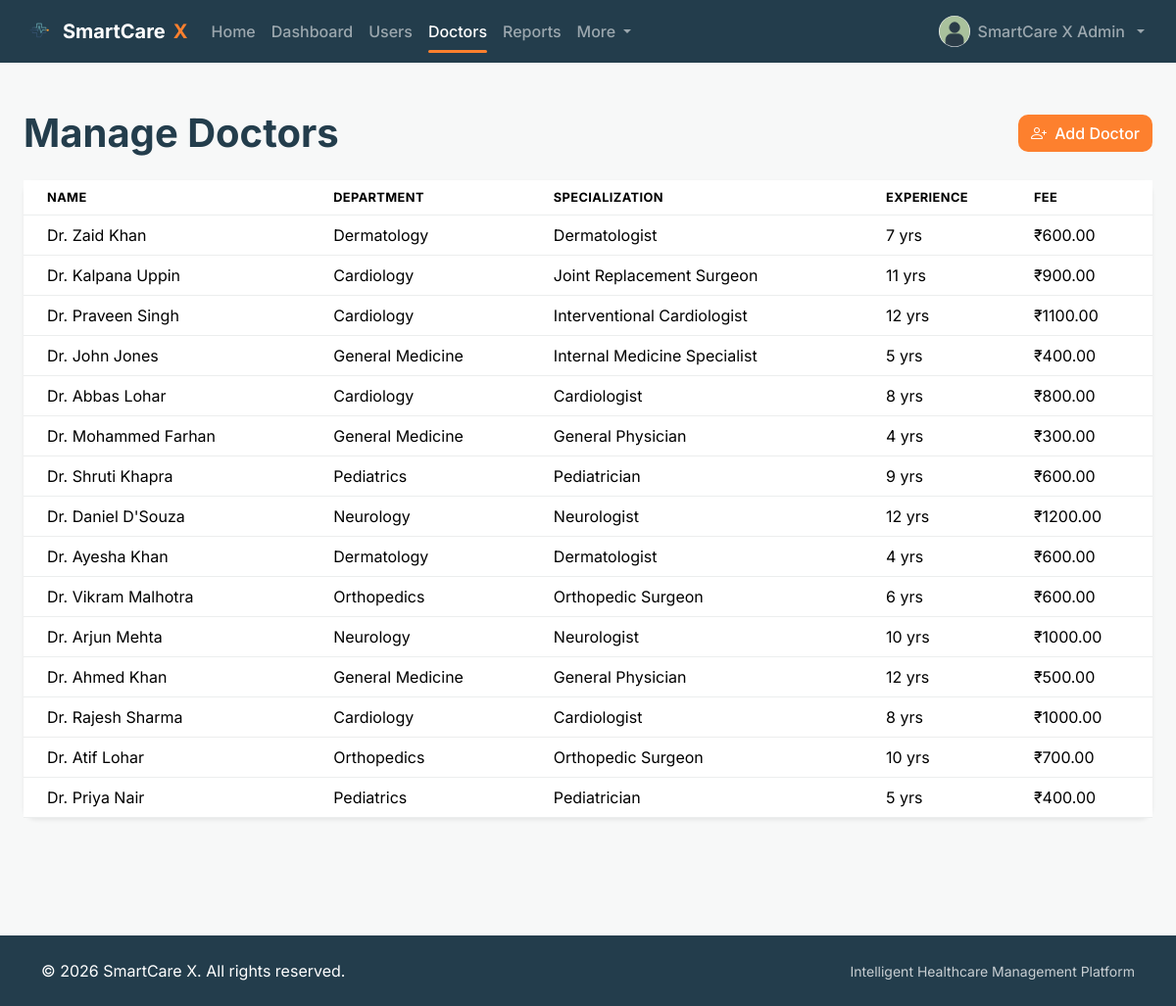
Page /admin/doctors (signed in) on the committed database.
### smartcare/models/user.py (models this page shows, shortened)
class User(db.Model, UserMixin):
    __tablename__ = "users"
    id = db.Column(db.Integer, primary_key=True)
    full_name = db.Column(db.String(120), nullable=False)
    email = db.Column(db.String(150), unique=True, nullable=False, index=True)
    phone = db.Column(db.String(20))
    password_hash = db.Column(db.String(255), nullable=False)
    role = db.Column(db.Enum(RoleEnum), nullable=False, index=True)
    is_email_verified = db.Column(db.Boolean, default=False, nullable=False)
    is_active = db.Column(db.Boolean, default=True, nullable=False)
    profile_photo = db.Column(db.String(255), default="default_avatar.png")
    created_at = db.Column(db.DateTime, default=datetime.utcnow, nullable=False)
    updated_at = db.Column(db.DateTime, default=datetime.utcnow, onupdate=datetime.utcnow)
    patient_profile = db.relationship("Patient", back_populates="user", uselist=False, cascade="all, delete-orphan")
    doctor_profile = db.relationship("Doctor", back_populates="user", uselist=False, cascade="all, delete-orphan")
    receptionist_profile = db.relationship("Receptionist", back_populates="user", uselist=False, cascade="all, delete-orphan")
    notifications = db.relationship("Notification", back_populates="user", cascade="all, delete-orphan")
    audit_logs = db.relationship("AuditLog", back_populates="user")
    activity_logs = db.relationship("ActivityLog", back_populates="user")
    password_reset_tokens = db.relationship("PasswordResetToken", back_populates="user", cascade="all, delete-orphan")
    @property
    def is_patient(self):
        return self.role == RoleEnum.PATIENT
    @property
    def is_doctor(self):
        return self.role == RoleEnum.DOCTOR
    @property
    def is_receptionist(self):
        return self.role == RoleEnum.RECEPTIONIST
    @property
    def is_admin(self):
        return self.role == RoleEnum.ADMIN

### smartcare/models/doctor.py (models this page shows, shortened)
class Doctor(db.Model):
    __tablename__ = "doctors"
    id = db.Column(db.Integer, primary_key=True)
    user_id = db.Column(db.Integer, db.ForeignKey("users.id"), unique=True, nullable=False)
    department_id = db.Column(db.Integer, db.ForeignKey("departments.id"), nullable=False)
    specialization = db.Column(db.String(120))
    qualification = db.Column(db.String(150))
    experience_years = db.Column(db.Integer, default=0)
    consultation_fee = db.Column(db.Numeric(10, 2), default=0)
    bio = db.Column(db.Text)
    user = db.relationship("User", back_populates="doctor_profile")
    department = db.relationship("Department", back_populates="doctors")
    appointments = db.relationship("Appointment", back_populates="doctor", cascade="all, delete-orphan")
    prescriptions = db.relationship("Prescription", back_populates="doctor", cascade="all, delete-orphan")
    availability_slots = db.relationship("DoctorAvailability", back_populates="doctor", cascade="all, delete-orphan")
    reviews = db.relationship("Review", back_populates="doctor")
    @property
    def full_name(self):
        return self.user.full_name

### smartcare/models/department.py (models this page shows, shortened)
class Department(db.Model):
    __tablename__ = "departments"
    id = db.Column(db.Integer, primary_key=True)
    name = db.Column(db.String(100), unique=True, nullable=False)
    description = db.Column(db.Text)
    icon = db.Column(db.String(50), default="bi-hospital")  # Bootstrap Icons class
    doctors = db.relationship("Doctor", back_populates="department")
    appointments = db.relationship("Appointment", back_populates="department")

### smartcare/admin/routes.py (the view)
@admin_bp.route("/doctors")
def manage_doctors():
    doctors = Doctor.query.order_by(Doctor.id.desc()).all()
    return render_template("admin/manage_doctors.html", doctors=doctors)

### smartcare/__init__.py (called while the page is built)
def _init_extensions(app):
    db.init_app(app)
    migrate.init_app(app, db)
    mail.init_app(app)
    csrf.init_app(app)
    login_manager.init_app(app)
    login_manager.login_view = "auth.login"
    @login_manager.user_loader
    def load_user(user_id):
        from smartcare.models.user import User
        return User.query.get(int(user_id))

def _register_context_processors(app):
    @app.context_processor
    def inject_globals():
        from datetime import datetime
        return {"current_year": datetime.utcnow().year, "app_name": "SmartCare X"}

### smartcare/admin/routes.py (called while the page is built)
@admin_bp.before_request
@role_required(RoleEnum.ADMIN)
def guard_admin_area():
    pass

### smartcare/templates/admin/manage_doctors.html (shortened to what this page needs)
{% extends "base.html" %}
{% block content %}
<div class="d-flex justify-content-between align-items-center flex-wrap gap-2 mb-4">
  <h1 class="fw-bold mb-0">Manage Doctors</h1>
  {% if not form %}
    <a href="{{ url_for('admin.create_doctor') }}" class="btn" style="background-color: var(--sc-cta); color:#fff;">
      <i class="bi bi-person-plus me-1"></i> Add Doctor
    </a>
  {% endif %}
</div>
<div class="card border-0 shadow-sm" style="border-radius: var(--sc-radius);">
  <div class="table-responsive">
    <table class="table align-middle mb-0">
      <thead>
        <tr>
          <th class="ps-4">Name</th>
          <th>Department</th>
          <th>Specialization</th>
          <th>Experience</th>
          <th>Fee</th>
        </tr>
      </thead>
      <tbody>
        {% for doc in doctors %}
          <tr>
            <td class="ps-4">Dr. {{ doc.full_name }}</td>
            <td>{{ doc.department.name }}</td>
            <td>{{ doc.specialization or '—' }}</td>
            <td>{{ doc.experience_years }} yrs</td>
            <td>₹{{ '%.2f' | format(doc.consultation_fee) }}</td>
          </tr>
        {% else %}
          <tr><td colspan="5" class="text-center text-muted py-4">No doctors added yet.</td></tr>
        {% endfor %}
      </tbody>
    </table>
  </div>
</div>
{% endblock %}

### smartcare/templates/partials/_navbar.html (shortened to what this page needs)
<nav class="navbar navbar-expand-lg navbar-dark sticky-top" style="background-color: var(--sc-dark);">
  <div class="container-fluid px-3 px-md-4">
    <a class="navbar-brand fw-bold d-flex align-items-center gap-2" href="{{ url_for('main.home') }}">
      <img src="{{ url_for('static', filename='img/logo.png') }}" alt="SmartCare X" height="32">
      SmartCare <span style="color: var(--sc-cta);">X</span>
    </a>
    <div class="collapse navbar-collapse" id="navMain">
      <ul class="navbar-nav me-auto mb-2 mb-lg-0">
        {% macro navlink(endpoint, label) %}
          <li class="nav-item">
            <a class="nav-link {{ 'active-nav-link' if request.endpoint == endpoint }}" href="{{ url_for(endpoint) }}">{{ label }}</a>
          </li>
        {% endmacro %}
        {% if not current_user.is_authenticated %}
          {{ navlink('main.home', 'Home') }}
          {{ navlink('main.doctors_directory', 'Doctors') }}
          {{ navlink('main.about', 'About') }}
          {{ navlink('main.contact', 'Contact') }}
        {% elif current_user.is_doctor %}
          {{ navlink('main.home', 'Home') }}
          {{ navlink('doctor.dashboard', 'Dashboard') }}
          {{ navlink('doctor.today_appointments', 'Today') }}
          {{ navlink('doctor.patient_search', 'Patients') }}
          {{ navlink('doctor.availability', 'Availability') }}
        {% elif current_user.is_receptionist %}
          {{ navlink('main.home', 'Home') }}
          {{ navlink('reception.dashboard', 'Dashboard') }}
          {{ navlink('reception.register_walkin', 'Register Patient') }}
          {{ navlink('reception.token_board', 'Tokens') }}
          {{ navlink('reception.billing_list', 'Billing') }}
        {% elif current_user.is_admin %}
          {% set more_endpoints = ['admin.manage_departments', 'admin.manage_medicines', 'admin.refunds', 'admin.audit_logs', 'admin.contact_messages'] %}
          {{ navlink('main.home', 'Home') }}
          {{ navlink('admin.dashboard', 'Dashboard') }}
          {{ navlink('admin.manage_users', 'Users') }}
          {{ navlink('admin.manage_doctors', 'Doctors') }}
          {{ navlink('admin.reports', 'Reports') }}
          <li class="nav-item dropdown">
            <a class="nav-link dropdown-toggle {{ 'active-nav-link' if request.endpoint in more_endpoints }}" href="#" role="button" data-bs-toggle="dropdown">
              More
            </a>
          </li>
        {% endif %}
      </ul>
      <ul class="navbar-nav align-items-lg-center">
        {% if current_user.is_authenticated %}
          <li class="nav-item dropdown">
            <a class="nav-link dropdown-toggle d-flex align-items-center gap-2" href="#" role="button" data-bs-toggle="dropdown">
              <img src="{{ url_for('static', filename='uploads/profile_photos/' ~ current_user.profile_photo) if current_user.profile_photo != 'default_avatar.png' else url_for('static', filename='img/default_avatar.png') }}"
                   class="rounded-circle" width="32" height="32" style="object-fit:cover;" alt="Profile">
              {{ current_user.full_name }}
            </a>
          </li>
        {% else %}
          <li class="nav-item"><a class="btn btn-outline-light btn-sm me-2" href="{{ url_for('auth.login') }}">Log In</a></li>
          <li class="nav-item"><a class="btn btn-sm" style="background-color: var(--sc-cta); color:#fff;" href="{{ url_for('auth.register') }}">Sign Up</a></li>
        {% endif %}
      </ul>
    </div>
  </div>
</nav>

### smartcare/static/css/style.css (style rules this page uses)
body { min-height: 100vh; }
.navbar .nav-link { font-weight: 500; }
.card { transition: transform 0.15s ease, box-shadow 0.15s ease; }
.btn { border-radius: 10px; font-weight: 500; }
.table thead { background-color: #f1f3f3; font-size: 0.8rem; text-transform: uppercase; letter-spacing: 0.03em; }
.table > :not(caption) > * > * { border-bottom-color: #eceeee; }

### smartcare/templates/base.html (style rules this page uses)
:root { --sc-primary: #789A99; --sc-primary-dark: #5f8180; --sc-dark: #233D4C; --sc-soft: #FFD2C2; --sc-success: #ACC8A2; --sc-cta: #FD802E; --sc-bg: #F7F8F8; --sc-radius: 14px; }
body { font-family: 'Inter', sans-serif; background-color: var(--sc-bg); color: var(--sc-dark); overflow-x: hidden; }

### smartcare/templates/partials/_navbar.html (style rules this page uses)
.active-nav-link { color: #fff !important; font-weight: 600; position: relative; }
.active-nav-link::after { content: ''; position: absolute; left: 0.5rem; right: 0.5rem; bottom: -2px; height: 3px; background-color: var(--sc-cta); border-radius: 2px; }

### rows in the picture
User: profile_photo (placeholder picture), full_name "SmartCare X Admin"
Doctor: full_name "Zaid Khan", department.name "Dermatology", specialization "Dermatologist", experience_years "7", consultation_fee "600.00"
Doctor: full_name "Kalpana Uppin", department.name "Cardiology", specialization "Joint Replacement Surgeon", experience_years "11", consultation_fee "900.00"
Doctor: full_name "Praveen Singh", department.name "Cardiology", specialization "Interventional Cardiologist", experience_years "12", consultation_fee "1100.00"
Doctor: full_name "John Jones", department.name "General Medicine", specialization "Internal Medicine Specialist", experience_years "5", consultation_fee "400.00"
Doctor: full_name "Abbas Lohar", department.name "Cardiology", specialization "Cardiologist", experience_years "8", consultation_fee "800.00"
Doctor: full_name "Mohammed Farhan", department.name "General Medicine", specialization "General Physician", experience_years "4", consultation_fee "300.00"
Doctor: full_name "Shruti Khapra", department.name "Pediatrics", specialization "Pediatrician", experience_years "9", consultation_fee "600.00"
Doctor: full_name "Daniel D'Souza", department.name "Neurology", specialization "Neurologist", experience_years "12", consultation_fee "1200.00"
Doctor: full_name "Ayesha Khan", department.name "Dermatology", specialization "Dermatologist", experience_years "4", consultation_fee "600.00"
Doctor: full_name "Vikram Malhotra", department.name "Orthopedics", specialization "Orthopedic Surgeon", experience_years "6", consultation_fee "600.00"
Doctor: full_name "Arjun Mehta", department.name "Neurology", specialization "Neurologist", experience_years "10", consultation_fee "1000.00"
Doctor: full_name "Ahmed Khan", department.name "General Medicine", specialization "General Physician", experience_years "12", consultation_fee "500.00"
Doctor: full_name "Rajesh Sharma", department.name "Cardiology", specialization "Cardiologist", experience_years "8", consultation_fee "1000.00"
Doctor: full_name "Atif Lohar", department.name "Orthopedics", specialization "Orthopedic Surgeon", experience_years "10", consultation_fee "700.00"
Doctor: full_name "Priya Nair", department.name "Pediatrics", specialization "Pediatrician", experience_years "5", consultation_fee "400.00"

### other values in the picture
{{ label }} "Home Dashboard Users Doctors Reports"
{{ app_name }} "SmartCare X"
